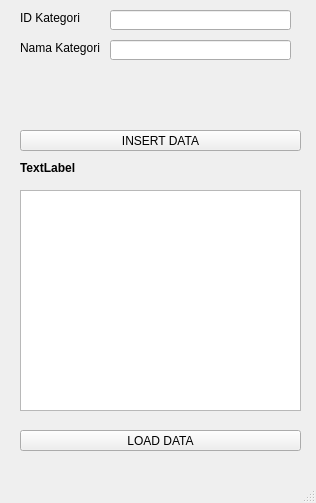
<?xml version="1.0" encoding="UTF-8"?>
<ui version="4.0">
 <class>MainWindow</class>
 <widget class="QMainWindow" name="MainWindow">
  <property name="geometry">
   <rect>
    <x>0</x>
    <y>0</y>
    <width>316</width>
    <height>503</height>
   </rect>
  </property>
  <property name="windowTitle">
   <string>Form Kategori</string>
  </property>
  <widget class="QWidget" name="centralwidget">
   <widget class="QLabel" name="label">
    <property name="geometry">
     <rect>
      <x>20</x>
      <y>10</y>
      <width>61</width>
      <height>16</height>
     </rect>
    </property>
    <property name="text">
     <string>ID Kategori</string>
    </property>
   </widget>
   <widget class="QLabel" name="label_2">
    <property name="geometry">
     <rect>
      <x>20</x>
      <y>40</y>
      <width>81</width>
      <height>16</height>
     </rect>
    </property>
    <property name="text">
     <string>Nama Kategori</string>
    </property>
   </widget>
   <widget class="QLineEdit" name="lineEdit">
    <property name="geometry">
     <rect>
      <x>110</x>
      <y>10</y>
      <width>181</width>
      <height>20</height>
     </rect>
    </property>
   </widget>
   <widget class="QLineEdit" name="lineEdit_2">
    <property name="geometry">
     <rect>
      <x>110</x>
      <y>40</y>
      <width>181</width>
      <height>20</height>
     </rect>
    </property>
   </widget>
   <widget class="QPushButton" name="pushButton">
    <property name="geometry">
     <rect>
      <x>20</x>
      <y>130</y>
      <width>281</width>
      <height>21</height>
     </rect>
    </property>
    <property name="text">
     <string>INSERT DATA</string>
    </property>
   </widget>
   <widget class="QLabel" name="label_3">
    <property name="geometry">
     <rect>
      <x>20</x>
      <y>160</y>
      <width>61</width>
      <height>16</height>
     </rect>
    </property>
    <property name="font">
     <font>
      <weight>75</weight>
      <bold>true</bold>
     </font>
    </property>
    <property name="text">
     <string>TextLabel</string>
    </property>
   </widget>
   <widget class="QTableView" name="tableView">
    <property name="geometry">
     <rect>
      <x>20</x>
      <y>190</y>
      <width>281</width>
      <height>221</height>
     </rect>
    </property>
   </widget>
   <widget class="QPushButton" name="pushButton_2">
    <property name="geometry">
     <rect>
      <x>20</x>
      <y>430</y>
      <width>281</width>
      <height>21</height>
     </rect>
    </property>
    <property name="text">
     <string>LOAD DATA</string>
    </property>
   </widget>
  </widget>
  <widget class="QMenuBar" name="menubar">
   <property name="geometry">
    <rect>
     <x>0</x>
     <y>0</y>
     <width>316</width>
     <height>21</height>
    </rect>
   </property>
  </widget>
  <widget class="QStatusBar" name="statusbar"/>
 </widget>
 <resources/>
 <connections/>
</ui>
